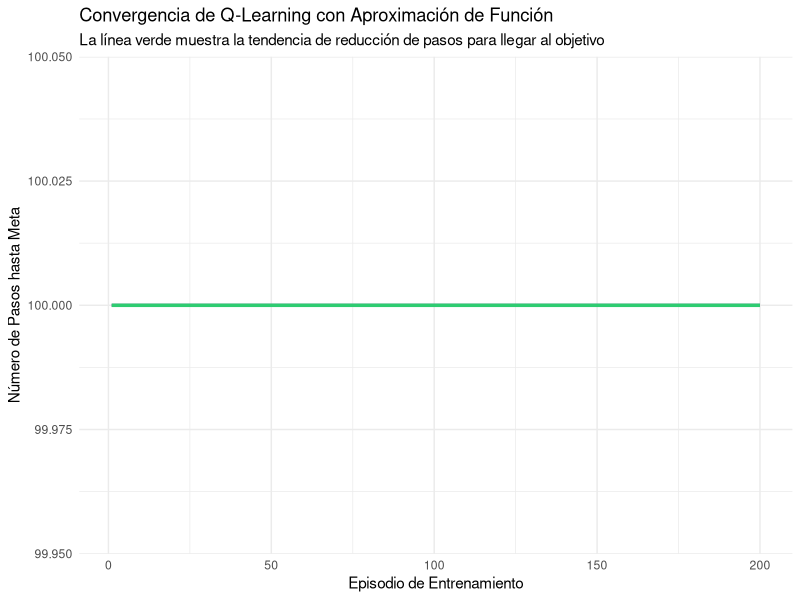

The R script that drew this image:
# ==============================================================================
# 30_q_learning_politica_aproximada.R: Aprendizaje por Refuerzo con Aproximación Lineal
# ==============================================================================

# 1. Carga de librerías
# Usaremos R base para asegurar la legibilidad matemática y algorítmica
library(tidyverse)

# 2. Definición del Entorno Dinámico (Línea Continua)
# Estado: posición continua x en el rango [0, 10].
# Meta (Goal): llegar a x >= 10.
# Acciones: -1 (Izquierda), 1 (Derecha)

estado_inicial <- 1.0
meta <- 10.0

# 3. Aproximación de la Función de Valor de Acción Q(s, a)
# En lugar de una tabla Q, aproximamos Q(s, a) usando una función lineal:
# Q(s, a) = w0 + w1*s + w2*a + w3*s*a
# Representamos esto con un vector de pesos w de dimensión 4.

pesos_w <- c(0.0, 0.0, 0.0, 0.0) # Pesos iniciales

# Función para extraer características del par (estado, acción)
obtener_caracteristicas <- function(s, a) {
  return(c(1, s, a, s * a))
}

# Función para estimar el valor Q
estimar_q <- function(s, a, w) {
  phi <- obtener_caracteristicas(s, a)
  return(sum(phi * w))
}

# Elegir acción usando Epsilon-Greedy basada en la aproximación de Q
elegir_accion <- function(s, w, epsilon) {
  acciones_posibles <- c(-1, 1)
  if (runif(1) < epsilon) {
    return(sample(acciones_posibles, 1)) # Exploración
  } else {
    # Explotación: evaluar Q para cada acción y elegir la mejor
    q_valores <- sapply(acciones_posibles, function(a) estimar_q(s, a, w))
    return(acciones_posibles[which.max(q_valores)])
  }
}

# Función de transición del entorno
ejecutar_accion <- function(s, a) {
  # Agregar ruido dinámico al movimiento del agente
  nuevo_s <- s + a + rnorm(1, mean = 0, sd = 0.2)
  # Prevenir salirse del límite inferior
  nuevo_s <- max(0, nuevo_s)
  
  # Sistema de Recompensas
  if (nuevo_s >= meta) {
    recompensa <- 100 # Recompensa por alcanzar la meta
  } else {
    recompensa <- -1 # Penalización por paso de tiempo transcurrido
  }
  
  return(list(s_siguiente = nuevo_s, recompensa = recompensa))
}

# 4. Entrenamiento del Agente (Approximate Q-Learning)
alpha <- 0.01   # Tasa de aprendizaje de los pesos w
gamma <- 0.95   # Factor de descuento
epsilon <- 0.2  # Tasa de exploración
episodios <- 200

historial_pasos <- numeric(episodios)

set.seed(777)
for (ep in 1:episodios) {
  s <- estado_inicial
  pasos <- 0
  
  while (s < meta && pasos < 100) {
    a <- elegir_accion(s, pesos_w, epsilon)
    
    # Transición
    resultado <- ejecutar_accion(s, a)
    s_siguiente <- resultado$s_siguiente
    recompensa <- resultado$recompensa
    
    # Calcular objetivo temporal (TD-Target)
    if (s_siguiente >= meta) {
      max_q_siguiente <- 0.0 # No hay estado futuro al llegar a la meta
    } else {
      max_q_siguiente <- max(sapply(c(-1, 1), function(a_sig) estimar_q(s_siguiente, a_sig, pesos_w)))
    }
    
    td_target <- recompensa + gamma * max_q_siguiente
    td_error <- td_target - estimar_q(s, a, pesos_w)
    
    # Actualización de los pesos mediante gradiente descendente
    phi <- obtener_caracteristicas(s, a)
    pesos_w <- pesos_w + alpha * td_error * phi
    
    s <- s_siguiente
    pasos <- pasos + 1
  }
  
  historial_pasos[ep] <- pasos
}

print("Pesos de la función de aproximación finalizados:")
print(pesos_w)

# 5. Visualización del Rendimiento
eval_df <- tibble(
  Episodio = 1:episodios,
  Pasos = historial_pasos
)

# Gráfico de convergencia del entrenamiento
ggplot(eval_df, aes(x = Episodio, y = Pasos)) +
  geom_line(color = "#8e44ad", size = 1) +
  geom_smooth(method = "loess", color = "#2ecc71", se = FALSE, size = 1.2) +
  theme_minimal() +
  labs(title = "Convergencia de Q-Learning con Aproximación de Función",
       subtitle = "La línea verde muestra la tendencia de reducción de pasos para llegar al objetivo",
       x = "Episodio de Entrenamiento",
       y = "Número de Pasos hasta Meta")
